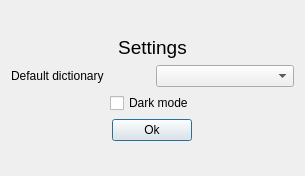
<?xml version="1.0" encoding="UTF-8"?>
<ui version="4.0">
 <class>Dialog</class>
 <widget class="QDialog" name="Dialog">
  <property name="geometry">
   <rect>
    <x>0</x>
    <y>0</y>
    <width>305</width>
    <height>176</height>
   </rect>
  </property>
  <property name="windowTitle">
   <string>Settings</string>
  </property>
  <layout class="QVBoxLayout" name="verticalLayout">
   <item>
    <spacer name="verticalSpacer_2">
     <property name="orientation">
      <enum>Qt::Vertical</enum>
     </property>
     <property name="sizeHint" stdset="0">
      <size>
       <width>20</width>
       <height>3</height>
      </size>
     </property>
    </spacer>
   </item>
   <item>
    <widget class="QLabel" name="labelSettingsTitle">
     <property name="font">
      <font>
       <pointsize>14</pointsize>
      </font>
     </property>
     <property name="text">
      <string>Settings</string>
     </property>
     <property name="alignment">
      <set>Qt::AlignCenter</set>
     </property>
    </widget>
   </item>
   <item>
    <layout class="QHBoxLayout" name="horizontalLayout">
     <item>
      <widget class="QLabel" name="labelDictSetting">
       <property name="sizePolicy">
        <sizepolicy hsizetype="Minimum" vsizetype="Minimum">
         <horstretch>0</horstretch>
         <verstretch>0</verstretch>
        </sizepolicy>
       </property>
       <property name="text">
        <string>Default dictionary</string>
       </property>
      </widget>
     </item>
     <item>
      <widget class="QComboBox" name="comboBoxDictSetting">
       <property name="sizePolicy">
        <sizepolicy hsizetype="Minimum" vsizetype="Fixed">
         <horstretch>0</horstretch>
         <verstretch>0</verstretch>
        </sizepolicy>
       </property>
      </widget>
     </item>
    </layout>
   </item>
   <item>
    <layout class="QHBoxLayout" name="horizontalLayout_2">
     <item alignment="Qt::AlignHCenter">
      <widget class="QCheckBox" name="checkBoxDarkMode">
       <property name="text">
        <string>Dark mode</string>
       </property>
      </widget>
     </item>
    </layout>
   </item>
   <item alignment="Qt::AlignHCenter">
    <widget class="QPushButton" name="buttonOk">
     <property name="text">
      <string>Ok</string>
     </property>
     <property name="icon">
      <iconset theme="checkbox"/>
     </property>
    </widget>
   </item>
   <item>
    <spacer name="verticalSpacer">
     <property name="orientation">
      <enum>Qt::Vertical</enum>
     </property>
     <property name="sizeHint" stdset="0">
      <size>
       <width>20</width>
       <height>4</height>
      </size>
     </property>
    </spacer>
   </item>
  </layout>
 </widget>
 <resources/>
 <connections/>
</ui>
